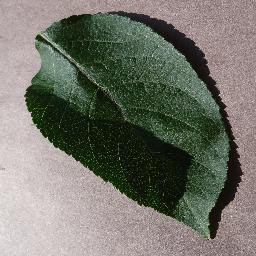
#> input picture org_dataset/healthy/apple_healthy_1011.jpg, 256 x 256 px, found by its file name
$ python train_W_svm.py
#> lines starting #> are read from the running program, lines starting #| are printed output that depends on the picture
import os
import cv2
import pywt
import numpy as np
import pandas as pd
from skimage.measure import shannon_entropy
from sklearn.model_selection import train_test_split
from sklearn.preprocessing import StandardScaler
from sklearn.svm import SVC
from sklearn.metrics import accuracy_score, precision_score, recall_score, f1_score, confusion_matrix
import joblib
from tqdm import tqdm
import time

# ---------------- Settings ----------------
DATASET = r"A:\MY project\v3\org_dataset"
MODEL_DIR = r"A:\MY project\v3\models"
CSV_PATH = r"A:\MY project\v3\wavelet_features.csv"

IMG_SIZE = 128
WAVELET = 'bior1.3'
LEVEL = 1
CATEGORIES = ["healthy", "diseased"]

os.makedirs(MODEL_DIR, exist_ok=True)

# ---------------- Feature Extraction ----------------
def extract_wavelet_features(img_path, size=IMG_SIZE):
#> called with size = 128
    img = cv2.imread(img_path, cv2.IMREAD_GRAYSCALE)
#> img: shape (256, 256); min 0, max 236, mean 114.2
    if img is None:
        return None

    img = cv2.resize(img, (size, size))
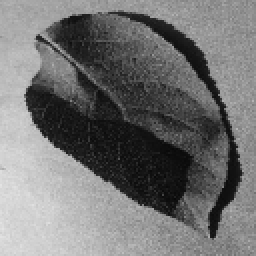
#> img: shape (128, 128) (shown 2 times larger); min 8, max 227, mean 114.4
    img = img.astype(np.float32) / 255.0  # normalization

    # 2D DWT
    coeffs = pywt.wavedec2(img, WAVELET, level=LEVEL)
#> coeffs = 2 items
    LL, (LH, HL, HH) = coeffs
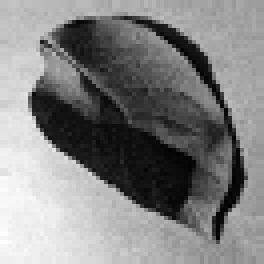
#> LL: shape (66, 66) float32 (shown 4 times larger); min 0.0634, max 1.75, mean 0.921; drawn with min black and max white
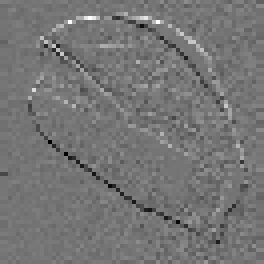
#> LH: shape (66, 66) float32 (shown 4 times larger); min -0.427, max 0.5, mean 0.000184; drawn with min black and max white
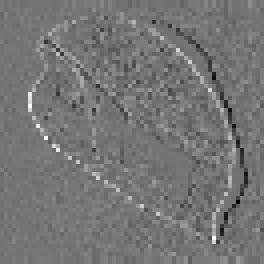
#> HL: shape (66, 66) float32 (shown 4 times larger); min -0.402, max 0.473, mean 0.0018; drawn with min black and max white
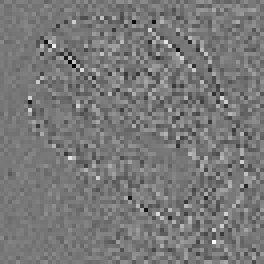
#> HH: shape (66, 66) float32 (shown 4 times larger); min -0.235, max 0.261, mean -0.000441; drawn with min black and max white

    bands = [LL, LH, HL, HH]
    features = []

    for b in bands:
        b = np.nan_to_num(b)
        mean = np.mean(b)
        std = np.std(b)
        energy = np.sum(b**2) / b.size
        entropy = shannon_entropy(np.abs(b))
        features.extend([mean, std, energy, entropy])
#> this loop made 4 passes
#> (mean, std, energy, entropy) on passes 1 to 4: (0.921, 0.497, 1.1, 11.99), (0.000184, 0.0595, 0.00354, 11.5), (0.0018, 0.0578, 0.00335, 10.5), (-0.000441, 0.0407, 0.00166, 8.41)
#> after the loop, features = [0.921, 0.497, 1.1, 11.99, 0.000184, 0.0595, 0.00354, 11.5, 0.0018, 0.0578, 0.00335, 10.5, -0.000441, 0.0407, 0.00166, 8.41]

    return features

# ---------------- Load Images ----------------
data = []
labels = []

for label, cat in enumerate(CATEGORIES):
    folder = os.path.join(DATASET, cat)
    if not os.path.exists(folder):
        continue

    for img_name in tqdm(os.listdir(folder), desc=f"Processing {cat}"):
        img_path = os.path.join(folder, img_name)
        feat = extract_wavelet_features(img_path)
#> feat has the same summary as features in extract_wavelet_features
        if feat is not None:
            data.append(feat)
            labels.append(label)
#> pass 2 of the loop `for label, cat in enumerate(CATEGORIES):`:
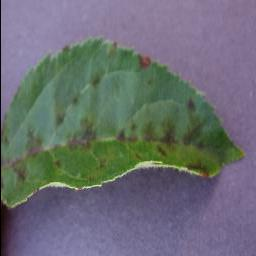
#> input picture org_dataset/diseased/apple_diseased_105.jpg, 256 x 256 px, found by its file name
#> in extract_wavelet_features (call 2), `LL, (LH, HL, HH) = coeffs`:
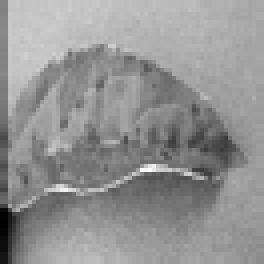
#> LL: shape (66, 66) float32 (shown 4 times larger); min 0.0844, max 1.43, mean 0.861; drawn with min black and max white
#> in extract_wavelet_features (call 2), `LL, (LH, HL, HH) = coeffs`:
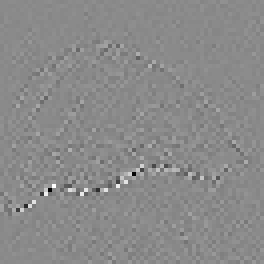
#> HH: shape (66, 66) float32 (shown 4 times larger); min -0.147, max 0.124, mean 5.81e-05; drawn with min black and max white
#> the loop in extract_wavelet_features (call 2), `for b in bands:` made 4 passes
#> (mean, std, energy, entropy) on passes 1 to 4: (0.861, 0.172, 0.771, 11.94), (0.000562, 0.0308, 0.000949, 10.81), (-0.000484, 0.0434, 0.00189, 9.38), (5.81e-05, 0.0113, 0.000127, 5.56)
#> after the loop in extract_wavelet_features (call 2), `for b in bands:`: features = [0.861, 0.172, 0.771, 11.94, 0.000562, 0.0308, 0.000949, 10.81, -0.000484, 0.0434, 0.00189, 9.38, 5.81e-05, 0.0113, 0.000127, 5.56]
#> feat has the same summary as features in extract_wavelet_features

# ---------------- Save CSV ----------------
bands = ['LL','LH','HL','HH']
metrics = ['mean','std','energy','entropy']
columns = [f"{b}_{m}" for b in bands for m in metrics]

df = pd.DataFrame(data, columns=columns)
#> df = table of 2 rows and 16 columns
df['label'] = labels
df.to_csv(CSV_PATH, index=False)
print(f"\nFeatures saved => {CSV_PATH}")

# ---------------- Train/Test Split ----------------
X = np.array(data)
y = np.array(labels)

#> (the run stopped early here; a loop or call above may not have finished)
